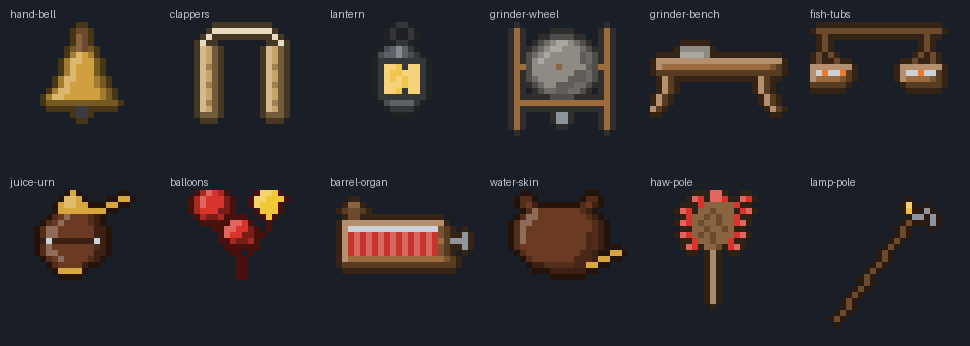

The script that saved this image:
import sys
from pathlib import Path
from PIL import Image, ImageDraw
from items import ITEMS, COLOR
N = 24
def rgbf(h): n=int(h[1:],16); return [(n>>16)&255,(n>>8)&255,n&255]
def shift(h,f): return [c+(255-c)*(f-1) if f>=1 else c*f for c in rgbf(h)]
def pal(base, accent):
    t=lambda f: tuple(int(x) for x in shift(base,f))
    a=lambda f: tuple(int(x) for x in shift(accent,f))
    return {'o':t(1.0),'O':t(1.25),'x':t(0.78),'#':t(0.56),':':t(0.68),'.':t(0.34),
            't':a(1.0),'T':a(1.25),'k':(107,74,46),'K':(138,100,64),
            'm':(141,148,156),'M':(204,210,216)}
names = sys.argv[2:] or sorted(ITEMS)
S = int(sys.argv[1]) if len(sys.argv)>1 else 5
cols=6; rows=(len(names)+cols-1)//cols
cell=N*S+16
img=Image.new('RGB',(cell*cols+10,(N*S+24)*rows+10),(26,30,38)); d=ImageDraw.Draw(img)
for i,name in enumerate(names):
    gx,gy=(i%cols)*cell+10,(i//cols)*(N*S+24)+8
    d.text((gx,gy),name,fill=(190,196,206))
    p=pal(*COLOR[name])
    for r,row in enumerate(ITEMS[name]):
        for c,ch in enumerate(row):
            if ch==' ': continue
            d.rectangle([gx+c*S,gy+14+r*S,gx+c*S+S-1,gy+14+r*S+S-1],fill=p.get(ch,p['o']))
img.save(Path(__file__).with_name('itemsheet.png')); print(len(names))
